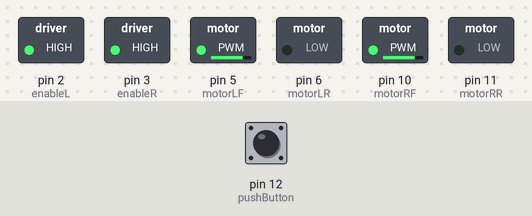
Recording of a sketch running on a simulated Arduino Uno, built with avr-gcc and run on an emulated ATmega328P. Parts: switched loads named in the sketch (green lamp = pin HIGH). The test bench sets the inputs (shaded band); at power-on: pin 12 (pushButton) HIGH.

Above: at 1.2 s.
1.3 s: pin 12 (pushButton) pulled LOW for 0.15 s
At 3.3 s:
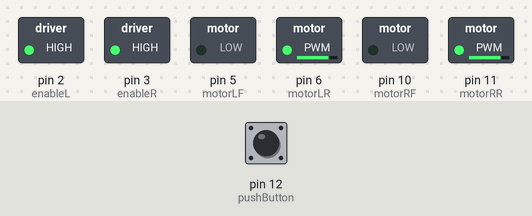
4.4 s: pin 12 (pushButton) pulled LOW for 3.2 s
10.6 s: pin 12 (pushButton) pulled LOW for 1 s
At 16.1 s:
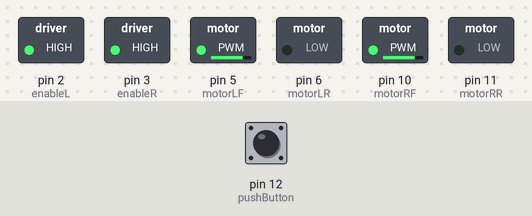
Timing chart, 0 to 17.6 s (numbered marks = the images above; inputs shaded):
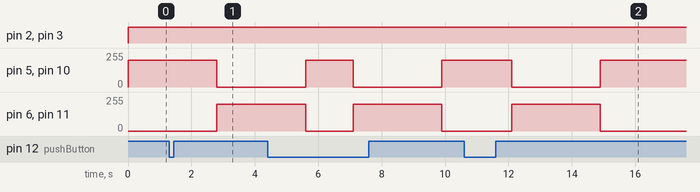

Measured:
- after the input at 1.3 s, pin 5 (motorLF), pin 10 (motorRF): 200/255 → 0/255 after 1.5 s; pin 6 (motorLR), pin 11 (motorRR): 0/255 → 200/255 after 1.5 s
- after the input at 10.6 s, pin 5 (motorLF), pin 10 (motorRF): 200/255 → 0/255 after 1.5 s, → 200/255 2.8 s later; pin 6 (motorLR), pin 11 (motorRR): 0/255 → 200/255 after 1.5 s, → 0/255 2.8 s later

The sketch:

drive_H_bridge.ino
```cpp
int enableL = 2; //pin 1 on motor driver
int enableR = 3; //pin 9 on motor driver
int pushButton = 12; //button
int buttonState; //stores buttonpresses
int start = 0; //if 1 program runs
int motorLF = 5; //pin 10 on motor driver
int motorLR = 6; //pin 15 on motor driver
int motorRF = 10; //pin 2 on motor driver
int motorRR = 11; //pin 7 on motor driver

/*** function prototypes ***/
int drive(int distance);
void sharpturn(int dir, int angle);
void smootturn(int dir);
/*** function prototypes ***/

void setup()
{
  Serial.begin(9600);
  pinMode(pushButton, INPUT_PULLUP);
  pinMode(enableL, OUTPUT);
  pinMode(enableR, OUTPUT);
  pinMode(motorLF, OUTPUT);
  pinMode(motorLR, OUTPUT);
  pinMode(motorRF, OUTPUT);
  pinMode(motorRR, OUTPUT);
}

void loop()
{
  digitalWrite(enableL, 1);
  digitalWrite(enableR,1);
  analogWrite(motorLF, 200);
  analogWrite(motorRF, 200);
  analogWrite(motorLR, 0);
  analogWrite(motorRR, 0);


/* knap aktivering */
  buttonState = digitalRead(pushButton);
  if(buttonState == 0){
    delay(1500);
    start = 1;
  }

  if(start == 1){
       driveforward(1);
//       drivereverse(1);
    }
    start = 0;
}

/*** functions ***/

/*** drive ***/
int driveforward(int distance){
  int meter = 2800 * distance;
  digitalWrite(enableL, 1);
  digitalWrite(enableR, 1);
  analogWrite(motorLF, 0);
  analogWrite(motorRF, 0);
  analogWrite(motorLR, 200);
  analogWrite(motorRR, 200);
  delay(meter);
  digitalWrite(enableL, 1);
  digitalWrite(enableR, 1);
  analogWrite(motorLF, 0);
  analogWrite(motorRF, 0);
  analogWrite(motorLR, 0);
  analogWrite(motorRR, 0);
  return 0;
}

int drivereverse(int distance){
  int meter = 2800 * distance;
  digitalWrite(enableL, 1);
  digitalWrite(enableR, 1);
  analogWrite(motorLR, 200);
  analogWrite(motorRR, 200);
  analogWrite(motorLF, 0);
  analogWrite(motorRF, 0);
  delay(meter);
  digitalWrite(enableL, 1);
  digitalWrite(enableR, 1);
  analogWrite(motorLR, 0);
  analogWrite(motorRR, 0);
  return 0;
}
/*
/*** sharpturn
void sharpturn(int dir, int angle){
  digitalWrite(enable, 1);
  switch(dir){
    case 1: // turn left
      analogWrite(motorL, 255);
      analogWrite(motorR, 0);
      delay(angle);
      break;
    case 2: // turn right
      analogWrite(motorR, 255);
      analogWrite(motorL, 0);
      delay(angle);
      break;
  }
}
*/
/*** smoothturn
void smootturn(int dir, int timedel){
  digitalWrite(enable, 1);
  switch(dir){
    case 1: // turn left
      analogWrite(motorL, 154);
      analogWrite(motorR, 125);
      delay(timedel);
      break;
    case 2: // turn right
      analogWrite(motorR, 127);
      analogWrite(motorL, 100);
      delay(timedel);
      break;
  }
}
*/
```
